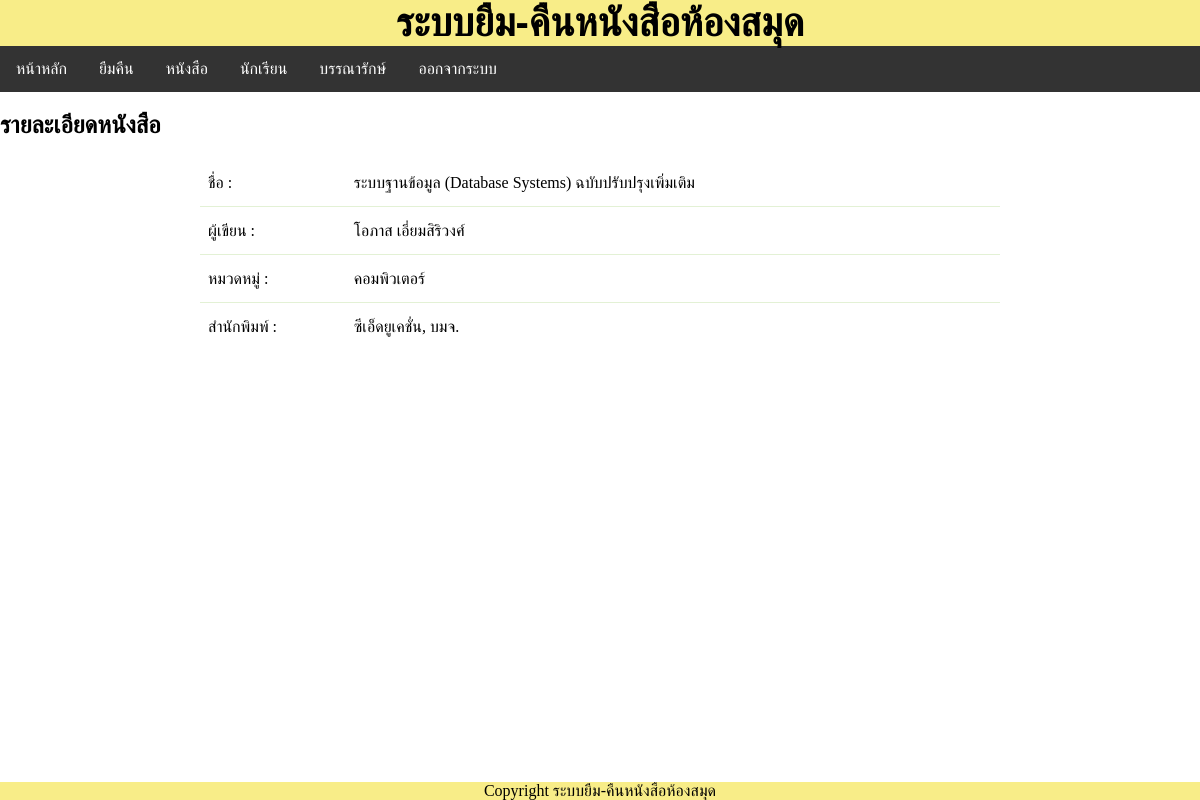
Page /detail_book.php?bookid=1 (signed in) on the committed database.
### tables this page shows
CREATE TABLE `Books` (
  `BookId` int(11) NOT NULL,
  `Namebooks` text NOT NULL,
  `Author` text NOT NULL,
  `category` text NOT NULL,
  `Publisher` text
);

### config.php (called while the page is built, shortened)
<?php
$name_web="ระบบยืม-คืนหนังสือห้องสมุด";
?>

### detail_book.php (the view, shortened to what this page needs)
<?php
require_once("config.php");
$idbook=$_GET["bookid"];
require_once("db.php");
$sql = "SELECT * FROM `Books` WHERE BookId=".$idbook;
$result=mysqli_query($con,$sql);
$rowcount=mysqli_fetch_array($result);
if($rowcount){
?>
<!DOCTYPE html>
<html>
<head>
    <link rel="stylesheet" type="text/css" media="screen" href="main.css" />
<?php include("js.php"); ?></head>
<body>
    <?php include('header_web.php');?>
    <?php include('nav.php');?>
    <main>
      <article>
        <h1>รายละเอียดหนังสือ</h1>
        <table>
        <tr>
            <td>ชื่อ :</td>
            <td><?php echo $rowcount["Namebooks"]; ?></td>
        </tr>
        <tr>
            <td>ผู้เขียน :</td>
            <td><?php echo $rowcount["Author"]; ?></td>
        </tr>
        <tr>
            <td>หมวดหมู่ :</td>
            <td><?php echo $rowcount["category"]; ?></td>
        </tr>
        <tr>
            <td>สำนักพิมพ์ :</td>
            <td><?php echo $rowcount["Publisher"]; ?></td>
        </tr>
        </table>
      <br>
    </article>
    </main>
    <footer>Copyright <?php echo $name_web;?></footer>
</body>
</html>
<?php
}
else{
    header("Location: index.php");
    exit();
}
?>

### main.css (style rules this page uses)
body { margin:0; padding:0; border:0; outline:0; }
footer { background-color: rgb(248, 237, 136); text-align: center; }
table { border-spacing: 1; border-collapse: collapse; background: white; border-radius: 6px; overflow: hidden; max-width: 800px; width: 100%; margin: 0 auto; position: relative; }
table * { position: relative; }
table td, table th { padding-left: 8px; }
table tbody tr { height: 48px; border-bottom: 1px solid #E3F1D5; }
table tbody tr:last-child { border: 0; }
table td, table th { text-align: left; }
footer { position: fixed; left: 0; bottom: 0; width: 100%; }

### rows in the picture
books: Namebooks "ระบบฐานข้อมูล (Database Systems) ฉบับปรับปรุงเพิ่มเติม", Author "โอภาส เอี่ยมสิริวงศ์", category "คอมพิวเตอร์", Publisher "ซีเอ็ดยูเคชั่น, บมจ."

### other values in the picture
$name_web "ระบบยืม-คืนหนังสือห้องสมุด"
